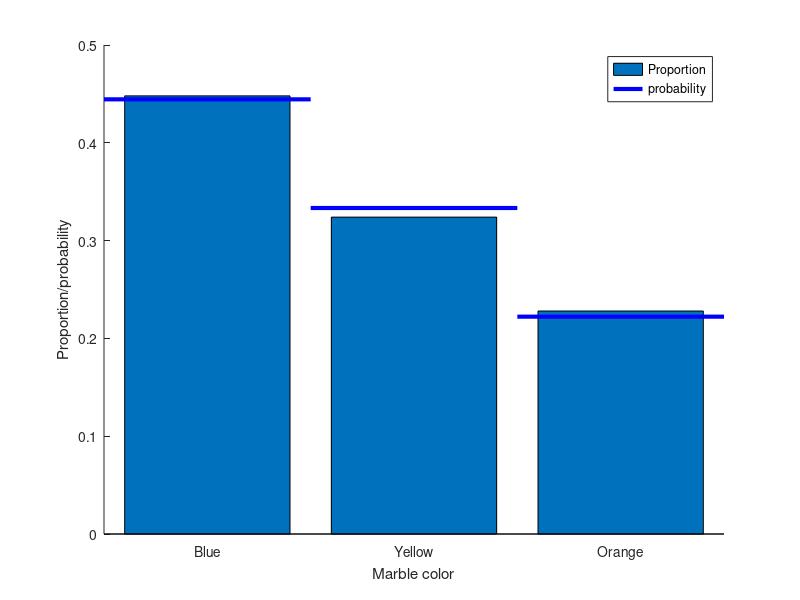

MATLAB code to generate this figure:
%%
%   COURSE: Master statistics and machine learning: intuition, math, code										
%      URL: udemy.com/course/statsml_x/?couponCode=202006 
% 
%  SECTION: Probability theory
%    VIDEO: Compute probabilities
% 
%  TEACHER: Mike X Cohen, sincxpress.com
%

%%

% a clear MATLAB workspace is a clear mental workspace
close all; clear
pkg load statistics % load Octave stats package

%% the basic formula

% counts of the different events
c = [ 1 2 4 3 ];

% convert to probability (%)
prob = 100*c / sum(c);

%% the example of drawing marbles from a jar

% colored marble counts
blue   = 40;
yellow = 30;
orange = 20;
totalMarbs = blue + yellow + orange;

% put them all in a jar
jar = cat(1,1*ones(blue,1),2*ones(yellow,1),3*ones(orange,1));

% now we draw 500 marbles (with replacement)
numDraws = 500;
drawColors = zeros(numDraws,1);

for drawi=1:numDraws
    
    % generate a random integer to draw
    randmarble = ceil(rand*numel(jar));
    
    % store the color of that marble
    drawColors(drawi) = jar(randmarble);
end

% now we need to know the proportion of colors drawn
propBlue = sum(drawColors==1) / numDraws;
propYell = sum(drawColors==2) / numDraws;
propOran = sum(drawColors==3) / numDraws;


% plot those against the theoretical probability
figure(1), clf, hold on
bar([ propBlue propYell propOran ])
plot([0.5 1.5],[1 1]*blue/totalMarbs,'b','linewidth',3)
plot([1.5 2.5],[1 1]*yellow/totalMarbs,'b','linewidth',3)
plot([2.5 3.5],[1 1]*orange/totalMarbs,'b','linewidth',3)

set(gca,'xtick',1:3,'XTickLabel',{'Blue';'Yellow';'Orange'})
xlabel('Marble color'), ylabel('Proportion/probability')
legend({'Proportion';'probability'})

%% done.
